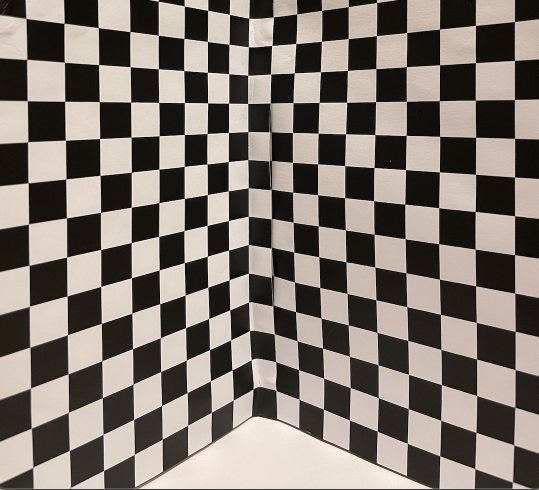
%> input picture LAB6/assignmente.png, 1078 x 980 px (shown at 1/2 size)
$ octave lab5calibprep.m   (GNU Octave 9; MATLAB toolbox functions it lacks are replaced by stand-ins)
%> lines starting %> are read from the running program, lines starting %| are printed output that depends on the picture
close all;clear all;clc;

%%
im=imread('assignmente.png');
%> im is the input picture: size 980x1078x3 uint8; mean R, G, B 127.5, 118.9, 111.5

[row,col,chNum]=size(im);
%> row = 980; col = 1078; chNum = 3

if (chNum==3)
    im=rgb2gray(im);
%> im: size 980x1078 uint8
end

corners=detectHarrisFeatures(im);
%> corners = 401 points; strongest (x, y): (593, 89), (416, 452), (458, 383), (459, 501), (459, 267)

imshow(im);
hold on;
plot(corners.Location(:,1),corners.Location(:,2),'*');

%%
BW = edge(im,'canny');
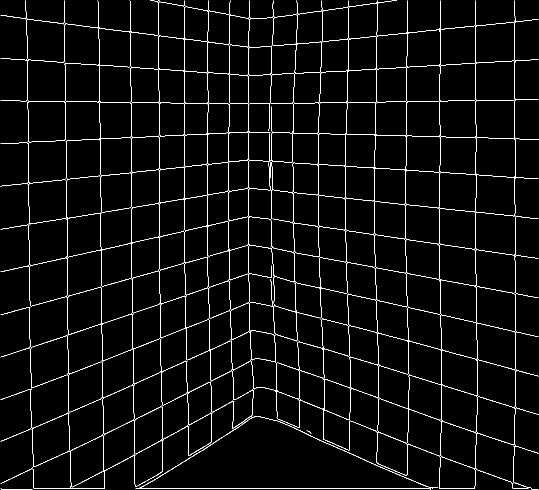
%> BW: size 980x1078 logical (shown at 1/2 size); 3.3% white in thin lines or dots

[H,theta,rho] = hough(BW);
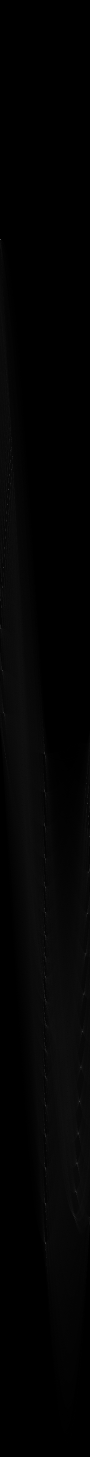
%> H: size 2913x180 double (shown at 1/2 size); min 0, max 835, mean 11.8; drawn with min black and max white
%> theta = 180 values from -90 to 89; rho = 2913 values from -1456 to 1456

P = houghpeaks(H,15,'threshold',ceil(0.3*max(H(:))));
%> P = 15 rows, first 12: [480 1; 2408 91; 1826 91; 1872 91; 1135 7; 1674 180; 2486 91; 1827 175; 1766 90; 979 18; 2267 157; 1607 175]

lines = houghlines(BW,theta,rho,P,'FillGap',10,'MinLength',15);
%> lines = 49 lines; longest, point1 to point2 (x, y): (272, 978) to (862, 978), (595, 387) to (1077, 438), (464, 682) to (89, 848), (370, 158) to (370, 460), (798, 744) to (1077, 830), (1030, 2) to (1030, 276)

%%

line1=[0 490 ; 1078 700];

theta1=75;
rho1=329.878;

line2=[0 490 ; 1078 700];
theta2=-45;
rho2=204.067;

b=[rho1; rho2];

A=[cosd(theta1) sind(theta1); cosd(theta2) sind(theta2)];

intPoint=inv(A)*b;

x=[0:col];
%> x = 1079 values from 0 to 1078
y1=(rho1-x*cosd(theta1))/sind(theta1);
y2=(rho2-x*cosd(theta2))/sind(theta2);
%> y2 = 1079 values from -288.6 to 789.4

plot(0:col,y1,'r','LineWidth',1.5);
plot(0:col,y2,'r','LineWidth',1.5);
plot(intPoint(1,1),intPoint(2,1),'*','LineWidth',1,'color','yellow');
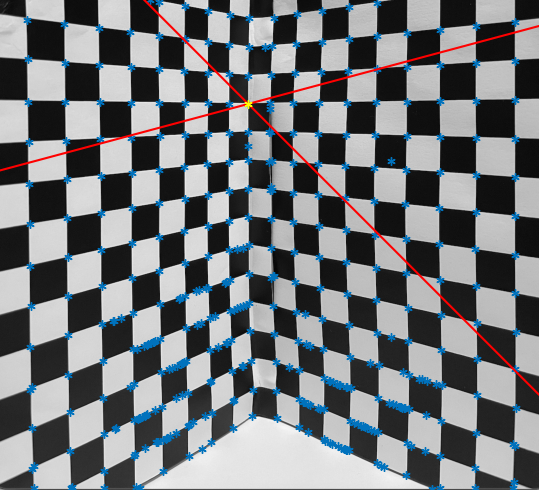
%> figure redrawn from the program's plot data; shown at 1/2 size


% [10 lines of commented-out code are left out]
